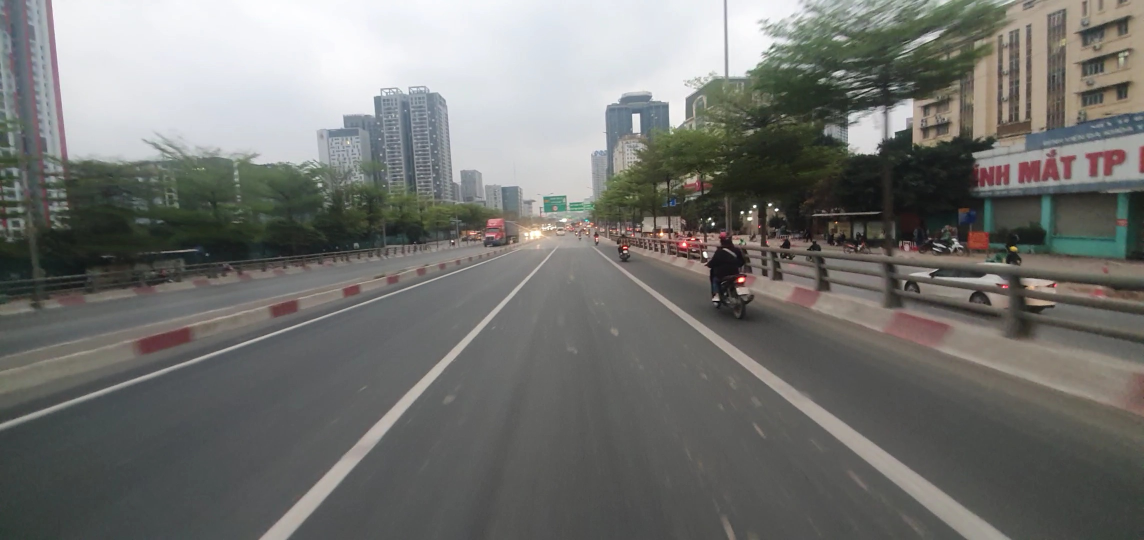
#> input picture maidich.jpg, 2288 x 1080 px, given in place of caumaidich.mp4, which was not available (shown at 1/2 size)
$ python laneDetection.py
#> lines starting #> are read from the running program, lines starting #| are printed output that depends on the picture; after the words box and inside, x2 and y2 are one past the last pixel; in counts of white or black regions, pixels touching at a corner belong together; pictures that were not available may be replaced by others from this repository, and a replacement may not be noted
import cv2
import numpy as np
import os
from scipy import optimize
from matplotlib import pyplot as plt, cm, colors

# Defining variables to hold meter-to-pixel conversion
ym_per_pix = 30 / 720
# Standard lane width is 3.7 meters divided by lane width in pixels which is
# calculated to be approximately 720 pixels not to be confused with frame height
xm_per_pix = 1.7 / 720

# Get path to the current working directory
CWD_PATH = os.getcwd()


path = "caumaidich.mp4"
inpVideo = cv2.VideoCapture(path)

def processImage(inpVideo):

    hls = cv2.cvtColor(inpVideo, cv2.COLOR_BGR2HLS)
    lower_white = np.array([0, 135, 0])
    upper_white = np.array([255, 255, 255])
    mask = cv2.inRange(hls, lower_white, upper_white)
    hls_result = cv2.bitwise_and(inpVideo, inpVideo, mask=mask)
    # Convert image to grayscale, apply threshold, blur & extract edges
    gray = cv2.cvtColor(hls_result, cv2.COLOR_BGR2GRAY)
    ret, thresh = cv2.threshold(gray, 141, 255, cv2.THRESH_BINARY)
    polygons = np.array([
        [(0, 990), (1920, 990), (1192, 378), (776, 378)]
    ])
    mask = np.zeros_like(inpVideo)
    cv2.fillPoly(mask, polygons, 255)
    masked_video = cv2.bitwise_and(inpVideo, mask)

    return hls,hls_result, gray, thresh, masked_video
def perspectiveWarp(inpVideo):
    img_size = (inpVideo.shape[1], inpVideo.shape[0])
    wT = 1920
    hT = 1080
    widthTop = 681
    heightTop=569
    widthBottom=0
    heightBottom = 814

    points = np.float32([(widthTop, heightTop), (wT - widthTop, heightTop), (widthBottom, heightBottom),
                         (wT - widthBottom, heightBottom)])
    src = np.float32(points)

    dst = np.float32([[0, 0], [wT, 0], [0, hT], [wT, hT]])

    # Matrix to warp the image for birdseye window
    matrix = cv2.getPerspectiveTransform(src, dst)
    # Inverse matrix to unwarp the image for final window
    minv = cv2.getPerspectiveTransform(dst, src)
    birdseye = cv2.warpPerspective(inpVideo, matrix, img_size)

    # Get the birdseye window dimensions
    height, width = birdseye.shape[:2]
    return birdseye, minv, img_size
def plotHistogram(inpVideo):

    histogram = np.sum(inpVideo[inpVideo.shape[0] // 2:, :], axis = 0) #tình tổng giá trị của pixel theo chiều cao dọc thoe trục X
    midpoint = np.int64(histogram.shape[0] / 2)     #tọa độ trung điểm x
    leftxBase = np.argmax(histogram[:midpoint])     #lấy tọa độ x nửa bên trái từ 0 -> midpoint
    rightxBase = np.argmax(histogram[midpoint:]) + midpoint    #lấy tọa độ x nửa bên phải từ midpoint -> hết

    # Chiều rộng làn đường trong ảnh tính từ tâm của vạch kẻ bằng (rightxBase - leftxBase)
    # => tham chiếu đến làn đường thực tế chỉ cần nhân với tỉ lệ thực tế/ pixel

    plt.xlabel("Tọa độ X")
    plt.ylabel("Số lượng điểm ảnh trắng")

    return histogram, leftxBase, rightxBase

# Mã này trình bày một hàm tìm kiếm dùng để tìm vị trí của đường màu trắng (lanes)
# trong một ảnh nhị phân (binary_warped), được sử dụng trong bài toán xác định vị trí của ô tô trên đường.
#
# Các bước thực hiện của hàm bao gồm:
#
# Tìm vị trí bắt đầu của đường xe bên trái và bên phải bằng cách tính histogram
# của ảnh nhị phân (biểu diễn số lượng pixel trắng ở mỗi cột) và tìm vị trí có giá trị cao nhất.
#
# Chia ảnh thành 9 cửa sổ (windows) và tìm kiếm lại vị trí của đường xe trong mỗi
# cửa sổ này bằng cách tìm tất cả các pixel trắng nằm trong cửa sổ đó. Nếu số lượng
# pixel trắng nằm trong cửa sổ đó lớn hơn một ngưỡng (minpix), vị trí mới của cửa sổ
# sẽ được dịch chuyển sang trái hoặc phải để bao quanh các pixel trắng này. Tại mỗi
# cửa sổ, chỉ số của các pixel trắng được tìm thấy cho đường xe bên trái và bên phải được lưu trữ.
#
# Với các chỉ số của pixel trắng tìm thấy ở các cửa sổ, hàm sẽ tìm kiếm lại đường xe
# bằng cách sử dụng một khu vực trượt (sliding window) xung quanh các chỉ số này và
# tìm tất cả các pixel trắng trong khu vực này.
#
# Cuối cùng, hàm trả về chỉ số của tất cả các pixel trắng được tìm thấy trong đường xe bên trái và bên phải.
def slide_window_search(binary_warped, histogram):
    # Find the start of left and right lane lines using histogram info
    out_img = np.dstack((binary_warped, binary_warped, binary_warped)) * 255
    midpoint = np.int64(histogram.shape[0] / 2)
    leftx_base = np.argmax(histogram[:midpoint])
    rightx_base = np.argmax(histogram[midpoint:]) + midpoint
    # A total of 9 windows will be used
    nwindows = 20
    window_height = np.int64(binary_warped.shape[0] / nwindows)
    nonzero = binary_warped.nonzero()
    nonzeroy = np.array(nonzero[0])
    nonzerox = np.array(nonzero[1])
    leftx_current = leftx_base
    rightx_current = rightx_base
    margin = 100
    minpix = 100
    left_lane_inds = []
    right_lane_inds = []


    for window in range(nwindows):
        win_y_low = binary_warped.shape[0] - (window + 1) * window_height
        win_y_high = binary_warped.shape[0] - window * window_height
        win_xleft_low = leftx_current - margin
        win_xleft_high = leftx_current + margin
        win_xright_low = rightx_current - margin
        win_xright_high = rightx_current + margin
        cv2.rectangle(out_img, (win_xleft_low, win_y_low), (win_xleft_high, win_y_high),
        (0,255,0), 2)
        cv2.rectangle(out_img, (win_xright_low,win_y_low), (win_xright_high,win_y_high),
        (0,255,0), 2)
        good_left_inds = ((nonzeroy >= win_y_low) & (nonzeroy < win_y_high) &
        (nonzerox >= win_xleft_low) &  (nonzerox < win_xleft_high)).nonzero()[0]
        good_right_inds = ((nonzeroy >= win_y_low) & (nonzeroy < win_y_high) &
        (nonzerox >= win_xright_low) &  (nonzerox < win_xright_high)).nonzero()[0]
        left_lane_inds.append(good_left_inds)
        right_lane_inds.append(good_right_inds)
        if len(good_left_inds) > minpix:
            leftx_current = np.int64(np.mean(nonzerox[good_left_inds]))
        if len(good_right_inds) > minpix:
            rightx_current = np.int64(np.mean(nonzerox[good_right_inds]))

    left_lane_inds = np.concatenate(left_lane_inds)
    right_lane_inds = np.concatenate(right_lane_inds)

    leftx = nonzerox[left_lane_inds] #Mảng các tọa độ X bên trái theo thực tế
    lefty = nonzeroy[left_lane_inds] #Mảng các tọa độ Y bên trái theo thực tế
    rightx = nonzerox[right_lane_inds] #Mảng các tọa độ X bên phải theo thực tế
    righty = nonzeroy[right_lane_inds] #Mảng các tọa độ Y bên phải theo thực tế

    # Apply 2nd degree polynomial fit to fit curves
    left_fit = np.polyfit(lefty, leftx, 2)   ## Hàm đường cong làn bên trái X = a.Y^2 + b.Y + c
    right_fit = np.polyfit(righty, rightx, 2) ## Hàm đường cong làn bên phải
    ploty = np.linspace(0, binary_warped.shape[0]-1, binary_warped.shape[0]) #Giá trị Y trong dải từ 0 -> binary_warped.shape[0]-1

    left_fitx = left_fit[0] * ploty**2 + left_fit[1] * ploty + left_fit[2]      # Mảng tọa độ X bên trái theo đường fit
    right_fitx = right_fit[0] * ploty**2 + right_fit[1] * ploty + right_fit[2]   # Mảng tọa độ X bên phải theo đường fit
    # plt.plot(right_fitx)
    # plt.show()

    out_img[nonzeroy[left_lane_inds], nonzerox[left_lane_inds]] = [255, 0, 0]  #Tô làn đường bên trái đã nhận diện được
    out_img[nonzeroy[right_lane_inds], nonzerox[right_lane_inds]] = [0, 0, 255] #Tô làn đường bên phải đã nhận diện được
    # plt.imshow(out_img)
    plt.plot(left_fitx,  ploty, color = 'yellow')
    plt.plot(right_fitx, ploty, color = 'yellow')
    # plt.xlim(0, 1280)
    # plt.ylim(720, 0)
    # plt.show()
    cv2.imshow("slide", out_img)


    return ploty, left_fit, right_fit
#
# Hàm thứ hai general_search() sử dụng các đường cong phù hợp từ khung trước đó làm điểm bắt
# đầu để tìm kiếm các pixel của làn đường trong một lề. Nó lại áp dụng phép điều chỉnh đa thức
# cấp hai để tìm ra các đường cong phù hợp nhất cho các làn đường bên trái và bên phải.
#
# Mã này cũng bao gồm trực quan hóa các đường làn đường được xác định và các cửa sổ tìm kiếm
# tương ứng trên hình ảnh gốc.
#
# Nhìn chung, mã này dường như là một triển khai tiêu chuẩn của thuật toán phát hiện làn đường
# bằng cách sử dụng cửa sổ trượt và tìm kiếm trong lề.
def general_search(binary_warped, left_fit, right_fit):

    nonzero = binary_warped.nonzero()
    nonzeroy = np.array(nonzero[0])
    nonzerox = np.array(nonzero[1])
    margin = 100
    left_lane_inds = ((nonzerox > (left_fit[0]*(nonzeroy**2) + left_fit[1]*nonzeroy +
    left_fit[2] - margin)) & (nonzerox < (left_fit[0]*(nonzeroy**2) +
    left_fit[1]*nonzeroy + left_fit[2] + margin)))

    right_lane_inds = ((nonzerox > (right_fit[0]*(nonzeroy**2) + right_fit[1]*nonzeroy +
    right_fit[2] - margin)) & (nonzerox < (right_fit[0]*(nonzeroy**2) +
    right_fit[1]*nonzeroy + right_fit[2] + margin)))

    leftx = nonzerox[left_lane_inds]
    lefty = nonzeroy[left_lane_inds]
    rightx = nonzerox[right_lane_inds]
    righty = nonzeroy[right_lane_inds]

    left_fit = np.polyfit(lefty, leftx, 2)
    right_fit = np.polyfit(righty, rightx, 2)
    ploty = np.linspace(0, binary_warped.shape[0]-1, binary_warped.shape[0])
    left_fitx = left_fit[0]*ploty**2 + left_fit[1]*ploty + left_fit[2]
    right_fitx = right_fit[0]*ploty**2 + right_fit[1]*ploty + right_fit[2]

    # [23 lines of commented-out code are left out]

    ret = {}
    ret['leftx'] = leftx    #Mảng X bên trái chưa fit
    ret['rightx'] = rightx  #Mảng X bên phải chưa fit
    ret['left_fitx'] = left_fitx # Mảng X bên trái đã fit
    ret['right_fitx'] = right_fitx  # Mảng X bên phải đã fit
    ret['ploty'] = ploty  # Mảng Y
    # cv2.imshow("cc",result)
    return ret, left_fitx, right_fitx

# Tiếp theo, nó khớp các đa thức mới với x, y trong không gian thế giới bằng cách sử
# dụng các biến left_fit_cr và right_fit_cr đã được tính toán trong hàm Calibre_camera
# bằng cách sử dụng các hệ số chuyển đổi ym_per_pix và xm_per_pix.
#
# Sau đó, nó tính toán bán kính cong mới cho làn đường bên trái và bên phải bằng cách
# sử dụng các công thức tính bán kính cong của hình parabol:
#
# $R_{curve} = \frac{(1 + (2Ay + B)^2)^{3/2}}{\left|\frac{\partial^2 y}{\partial x^2}\right| }$
# R = |(1 + (dy/dx)^2) ^ (3/2)/ ((d^2)y / d(x^2))|
#
# trong đó A, B và C là các hệ số của phương trình bậc hai và y được đo bằng mét.
#
# Cuối cùng, nó lấy trung bình bán kính cong bên trái và bên phải để có được bán kính
# cong tổng thể cho làn đường và xác định xem đó là đường cong bên trái, đường cong
# bên phải hay làn đường thẳng dựa trên sự khác biệt giữa tọa độ x của bên trái và bên phải.
# làn đường bên phải ở dưới cùng của hình ảnh.
#
# Hàm trả về bán kính cong trung bình và hướng của đường cong.
def measure_lane_curvature(ploty, left_fitx, right_fitx):

    leftx = left_fitx[::-1]  # Reverse to match top-to-bottom in y
    rightx = right_fitx[::-1]  # Reverse to match top-to-bottom in y
    averagex = np.mean((leftx, rightx), axis=0) # Lấy tạo độ X trung bình của 2 đường fit
    average_fit = np.polyfit(ploty, averagex, 2) # Hàm fit trung bình với toạ độ X mới
    fitx = average_fit[0] * ploty ** 2 + average_fit[1] * ploty + average_fit[2] # Tọa độ X theo hàm fit trung bình
    # Choose the maximum y-value, corresponding to the bottom of the image
    y_eval = np.max(ploty)


    # Fit new polynomials to x, y in world space
    left_fit_cr = np.polyfit(ploty*ym_per_pix, leftx*xm_per_pix, 2)
    right_fit_cr = np.polyfit(ploty*ym_per_pix, rightx*xm_per_pix, 2)
    fit_cr = np.polyfit(ploty*ym_per_pix, averagex*xm_per_pix, 2)
    # Tính bán kính cong hệ met
    left_curverad  = ((1 + (2*left_fit_cr[0]*y_eval*ym_per_pix + left_fit_cr[1])**2)**1.5) / np.absolute(2*left_fit_cr[0])
    right_curverad = ((1 + (2*right_fit_cr[0]*y_eval*ym_per_pix + right_fit_cr[1])**2)**1.5) / np.absolute(2*right_fit_cr[0])
    fit_curverad = ((1 + (2*fit_cr[0]*y_eval*ym_per_pix + fit_cr[1])**2)**1.5) / np.absolute(2*fit_cr[0])
    # print(left_curverad, 'm', right_curverad, 'm')
    if fitx[0] - fitx[-1] > 60:   ## Cái này chỉ nói xem nó cong về bên nào
        curve_direction = 'Left Curve'
    elif fitx[-1] - fitx[0] > 60:
        curve_direction = 'Right Curve'
    else:
        curve_direction = 'Straight'
    return fit_curverad, curve_direction

# Sau đó, nó tạo một hình ảnh màu trống (color_warp) và vẽ các đường làn bằng cách tạo
# một đa giác giữa các đường làn bên trái và bên phải bằng cách sử dụng hàm cv2.fillPoly.
# Ngoài ra, nó vẽ một đa giác màu vàng giữa đường trung bình của làn đường bên trái và
# bên phải, biểu thị diện tích của làn đường.
#
# Cuối cùng, nó áp dụng biến đổi phối cảnh nghịch đảo cho hình ảnh color_warp để đưa nó
# trở lại phối cảnh ban đầu và trộn nó với hình ảnh gốc bằng cách sử dụng hàm cv2.addWeighted.
# Nó trả về các đỉnh của đa giác trung bình và hình ảnh kết quả.
def draw_lane_lines(original_image, warped_image, Minv, draw_info):

    leftx = draw_info['leftx']
    rightx = draw_info['rightx']
    left_fitx = draw_info['left_fitx']
    right_fitx = draw_info['right_fitx']
    ploty = draw_info['ploty']

    warp_zero = np.zeros_like(warped_image).astype(np.uint8)
    color_warp = np.dstack((warp_zero, warp_zero, warp_zero))

    pts_left = np.array([np.transpose(np.vstack([left_fitx, ploty]))])
    pts_right = np.array([np.flipud(np.transpose(np.vstack([right_fitx, ploty])))])
    pts = np.hstack((pts_left, pts_right))

    mean_x = np.mean((left_fitx, right_fitx), axis=0)
    meanPts = np.array([np.flipud(np.transpose(np.vstack([mean_x, ploty])))])

    cv2.fillPoly(color_warp, np.int_([pts]), (0, 255, 0))
    cv2.fillPoly(color_warp, np.int_([meanPts]), (0, 255, 255))

    newwarp = cv2.warpPerspective(color_warp, Minv, (original_image.shape[1], original_image.shape[0]))
    result = cv2.addWeighted(original_image, 1, newwarp, 0.3, 0)

    return meanPts, result

# Chức năng này tính toán độ lệch của ô tô so với tâm làn đường tính bằng mét.
# Nó lấy đầu vào là meanPts là đầu ra của hàm draw_lane_lines và inpFrame là
# hình ảnh gốc. meanPts chứa tọa độ x trung bình của các làn đường bên trái
# và bên phải ở cuối hình ảnh và inpFrame được sử dụng để tính toán hệ số chuyển đổi từ pixel sang mét.
#
# Đầu tiên, hàm trích xuất tọa độ x của các điểm trung bình và tính toán độ
# lệch pixel của ô tô so với trung tâm của hình ảnh. Sau đó, nó chuyển đổi
# độ lệch pixel thành mét bằng cách sử dụng hệ số chuyển đổi và trả về độ
# lệch cũng như hướng của độ lệch dưới dạng một chuỗi.
def offCenter(meanPts, inpFrame):

    # Calculating deviation in meters
    mpts = meanPts[-1][-1][-2].astype(int)
    pixelDeviation = inpFrame.shape[1] / 2 - abs(mpts)
    deviation = pixelDeviation * xm_per_pix
    direction = "left" if deviation < 0 else "right"

    return deviation, direction
def addText(img, radius, direction, deviation, devDirection):

    # # Add the radius and center position to the image
    font = cv2.FONT_HERSHEY_TRIPLEX

    if (direction != 'Straight'):
        text = 'Radius of Curvature: ' + '{:04.0f}'.format(radius) + 'm'
        text1 = 'Curve Direction: ' + (direction)

    else:
        text = 'Radius of Curvature: ' + 'N/A'
        text1 = 'Curve Direction: ' + (direction)

    cv2.putText(img, text , (50,100), font, 0.8, (0,100, 200), 2, cv2.LINE_AA)
    cv2.putText(img, text1, (50,150), font, 0.8, (0,100, 200), 2, cv2.LINE_AA)
    #
    # # Deviation
    deviation_text = 'Off Center: ' + str(round(abs(deviation), 3)) + 'm' + ' to the ' + devDirection
    cv2.putText(img, deviation_text, (50, 200), cv2.FONT_HERSHEY_TRIPLEX, 0.8, (0,100, 200), 2, cv2.LINE_AA)

    return img


# Read the input image
while True:

    ret, frame = inpVideo.read()
#> frame is the input picture: shape (1080, 2288, 3); mean B, G, R 112.7, 115.9, 115.5
    birdView, minverse,img_size = perspectiveWarp(frame)
#> in perspectiveWarp, `birdseye = cv2.warpPerspective(inpVideo, matrix, img_size)`:
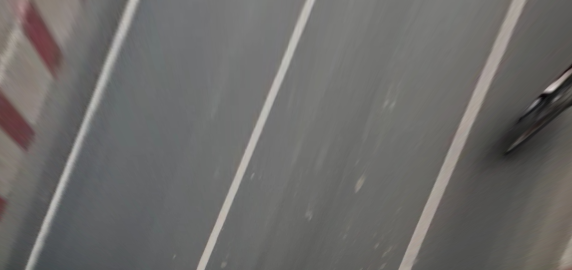
#> birdseye: shape (1080, 2288, 3) (shown at 1/4 size); mean B, G, R 105.2, 106.9, 108.3
#> minverse = [[0.291, -0.631, 681], [-9.89e-17, -0.308, 569], [-1.74e-19, -0.000657, 1]]; img_size = (2288, 1080)
    img, hls_result, grayscale, thresh, masked_video = processImage(birdView)
#> in processImage, `mask = cv2.inRange(hls, lower_white, upper_white)`:
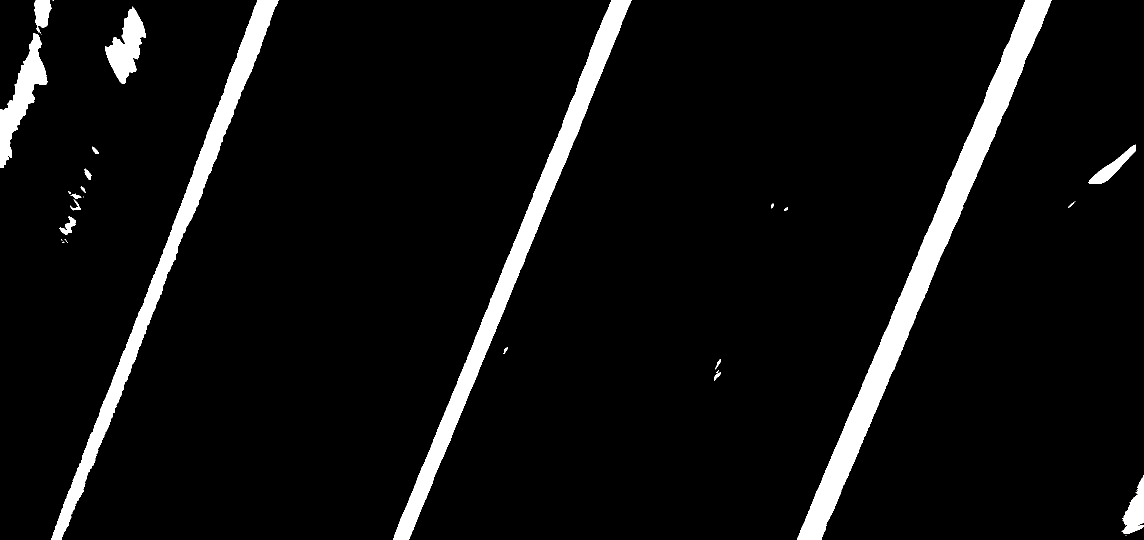
#> mask: shape (1080, 2288) (shown at 1/2 size); 6% white; 31 white regions (11 under 20 px), largest, box (x1, y1, x2, y2) and area: (1594, 0, 2103, 1080) 53782, (786, 0, 1263, 1080) 38516, (102, 0, 557, 1080) 33709
#> in processImage, `hls_result = cv2.bitwise_and(inpVideo, inpVideo, mask=mask)`:
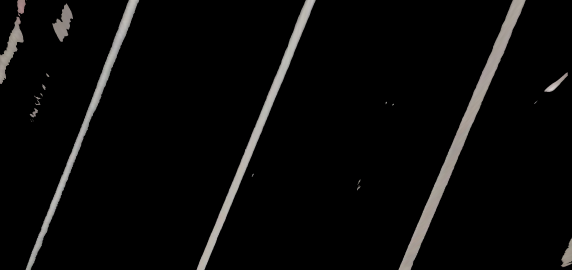
#> hls_result: shape (1080, 2288, 3) (shown at 1/4 size); mean B, G, R 9.4, 9.7, 10
#> in processImage, `cv2.fillPoly(mask, polygons, 255)`:
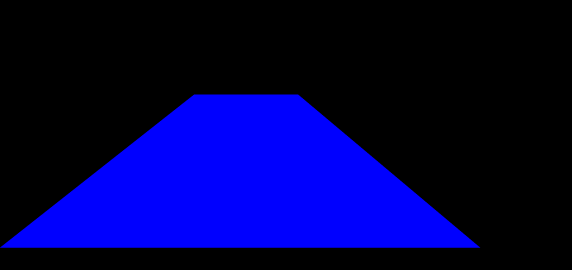
#> mask: shape (1080, 2288, 3) (shown at 1/4 size); mean of channels 0, 1, 2 74, 0, 0; drawn as B, G, R
#> in processImage, `masked_video = cv2.bitwise_and(inpVideo, mask)`:
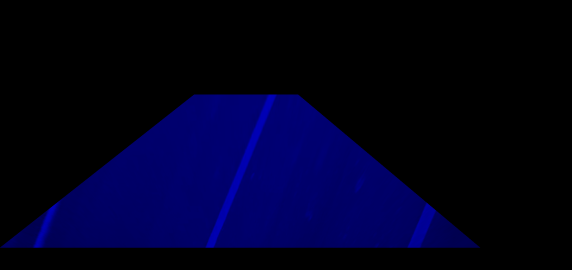
#> masked_video: shape (1080, 2288, 3) (shown at 1/4 size); mean B, G, R 31.2, 0, 0
    hist, leftBase, rightBase = plotHistogram(thresh)
#> in plotHistogram, `histogram = np.sum(inpVideo[inpVideo.shape[0] // 2:, :], axis = 0)`: histogram = 2288 values, max 29580 at index 1670, min 0 at index 0, mean 6516.7
#> in plotHistogram, `leftxBase = np.argmax(histogram[:midpoint])`: leftxBase = 981
#> in plotHistogram, `rightxBase = np.argmax(histogram[midpoint:]) + midpoint`: rightxBase = 1670
#> hist has the same summary as histogram in plotHistogram; leftBase = 981; rightBase = 1670
    plt.plot(hist)
    ploty, left_fit, right_fit = slide_window_search(thresh, hist)
#> in slide_window_search, `leftx_base = np.argmax(histogram[:midpoint])`: leftx_base = 981
#> in slide_window_search, `rightx_base = np.argmax(histogram[midpoint:]) + midpoint`: rightx_base = 1670
#> in slide_window_search, `nonzero = binary_warped.nonzero()`: nonzero = 129816 positions, rows 0 to 1079, columns 0 to 2287
#> in slide_window_search, `leftx_current = leftx_base`: leftx_current = 981
#> in slide_window_search, `rightx_current = rightx_base`: rightx_current = 1670
#> the loop in slide_window_search, `for window in range(nwindows):` made 20 passes
#> (win_xleft_low, win_xleft_high, win_xright_low, win_xright_high, leftx_current, rightx_current) on passes 4 to 11: (881, 1081, 1574, 1774, 889, 1696), (789, 989, 1596, 1796, 900, 1719), (800, 1000, 1619, 1819, 923, 1743), (823, 1023, 1643, 1843, 945, 1766), (845, 1045, 1666, 1866, 967, 1789), (867, 1067, 1689, 1889, 989, 1811), (889, 1089, 1711, 1911, 1012, 1834), (912, 1112, 1734, 1934, 1033, 1857)
#> after the loop in slide_window_search, `for window in range(nwindows):`:
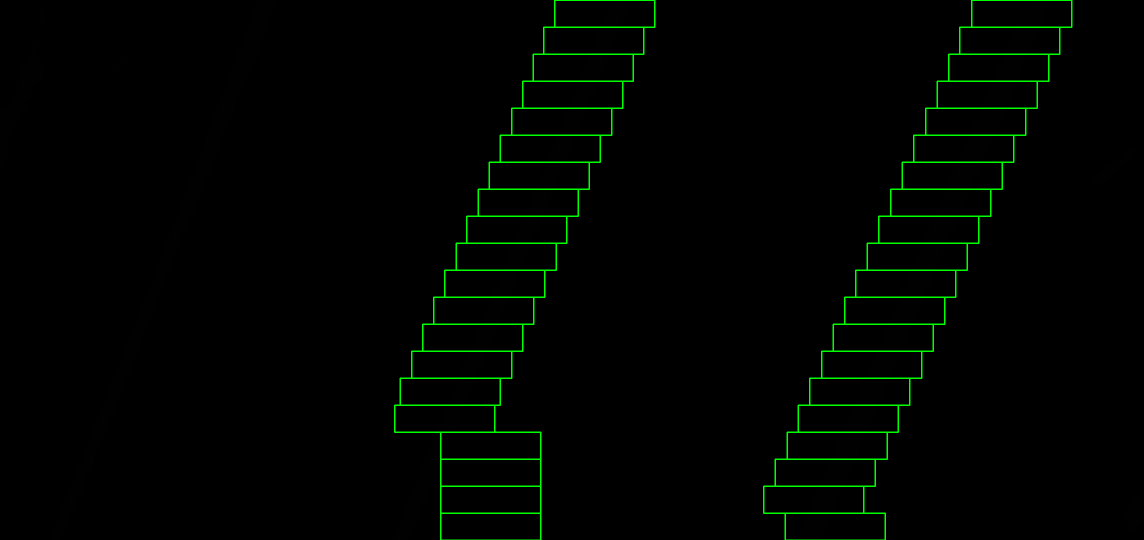
#> out_img: shape (1080, 2288, 3) (shown at 1/2 size); mean of channels 0, 1, 2 0.1, 4.1, 0.1; drawn as B, G, R
#> after the loop in slide_window_search, `for window in range(nwindows):`: left_lane_inds = 20 items
#> in slide_window_search, `left_fit = np.polyfit(lefty, leftx, 2)`: left_fit = [-2.62e-07, -0.407, 1242.6]
#> (the rest of the program and of its run is left out)
